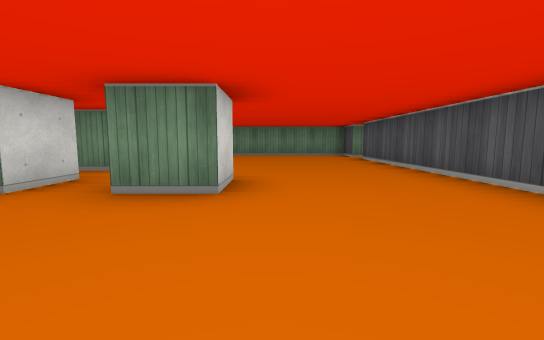
View 1 (above)

23 first-person views from a walk through a cub3D level. The camera is about half as high as the walls, tilts 6° down and sees 90° across. The floor is counted in squares. Each view is taken from the middle of a square. On the plan, view 1 faces up. The plan holds only what a view shows up to about 9 squares ahead; the rest is blank.

View 2
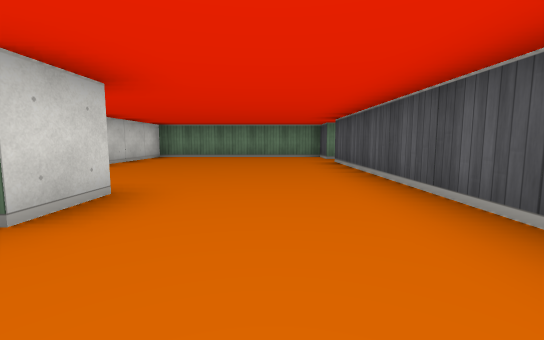

View 3
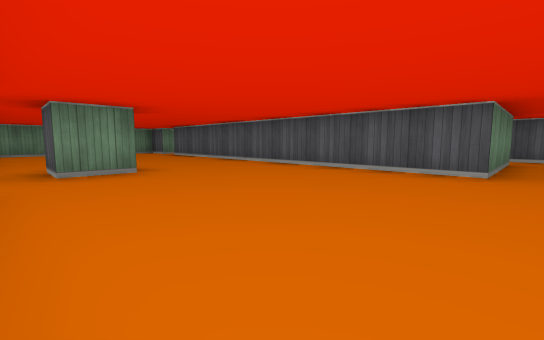

View 4
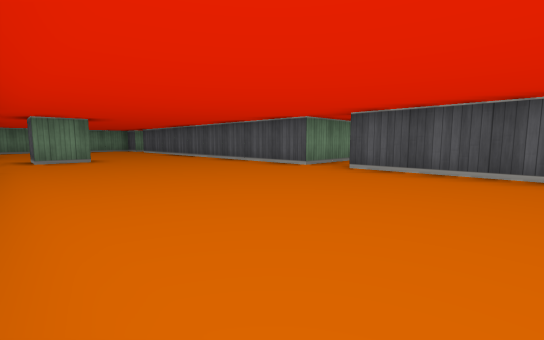

View 5
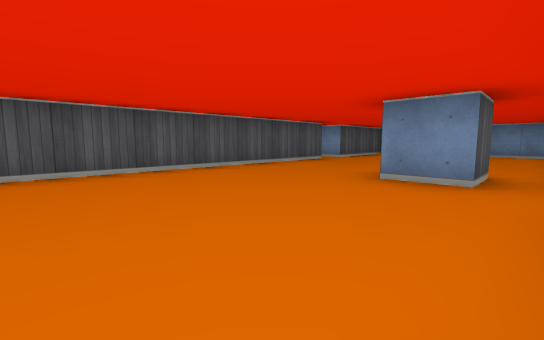

View 6
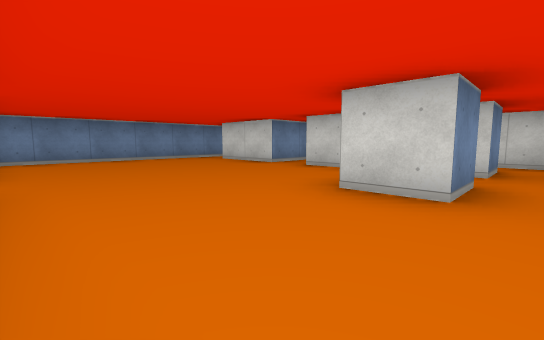

View 7
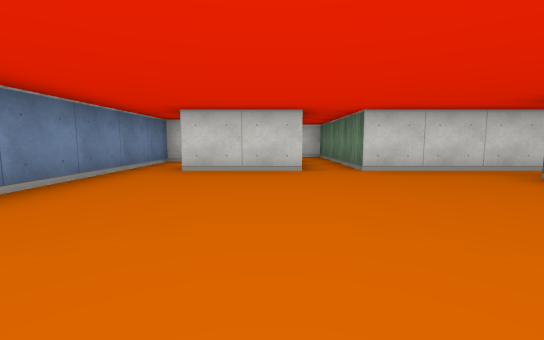

View 8
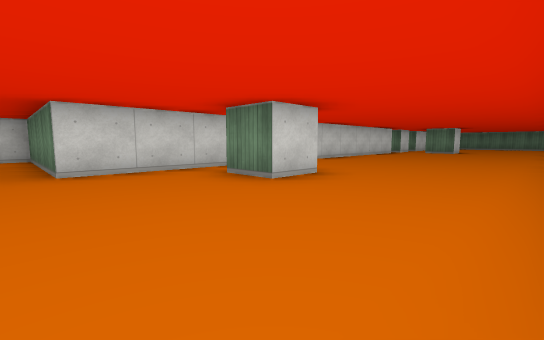

View 9
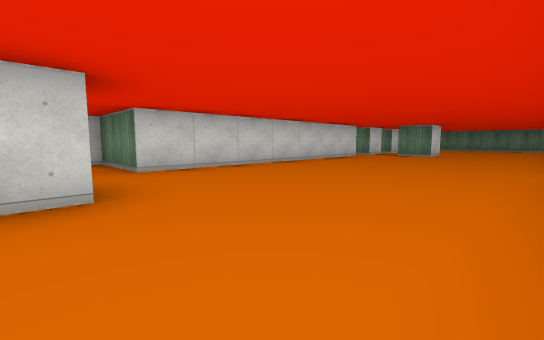

View 10
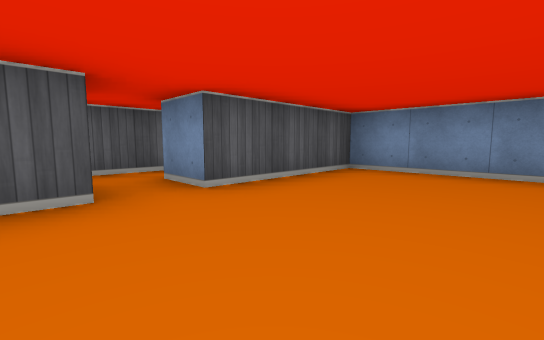

View 11
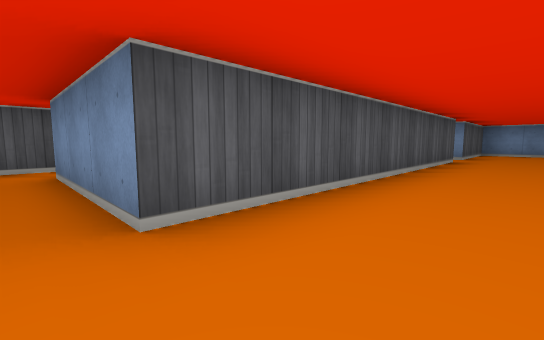

View 12
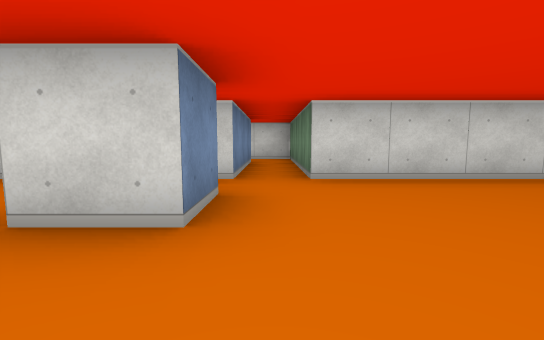

View 13
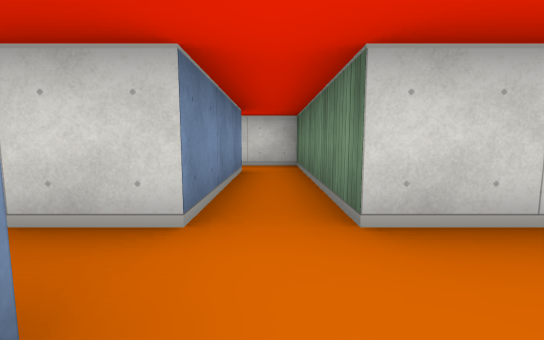

View 14
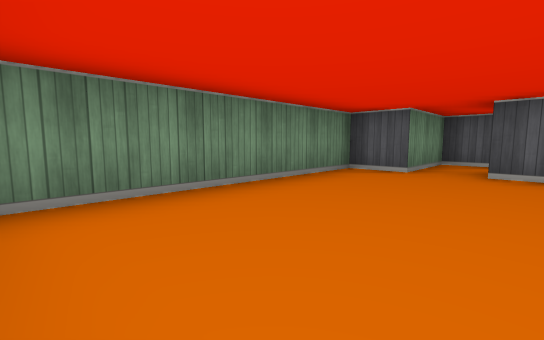

View 15
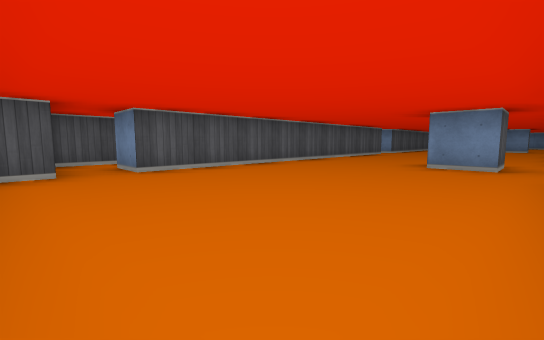

View 16
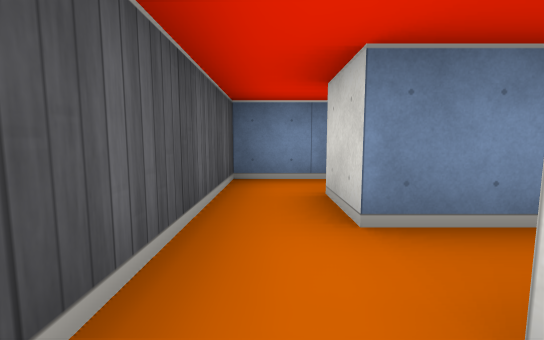

View 17
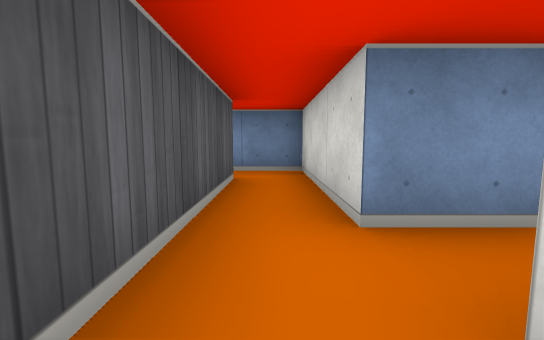

View 18
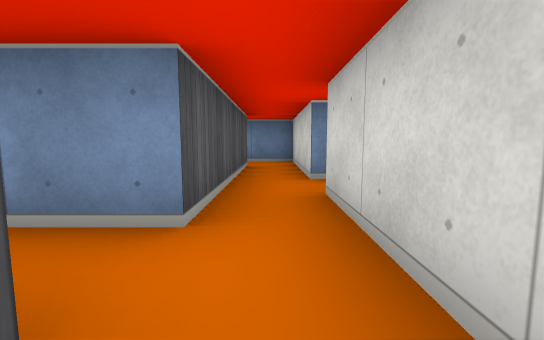

View 19
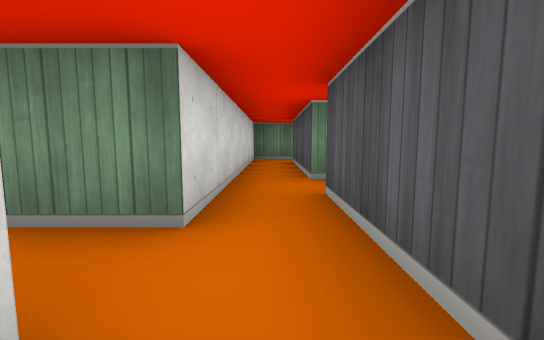

View 20
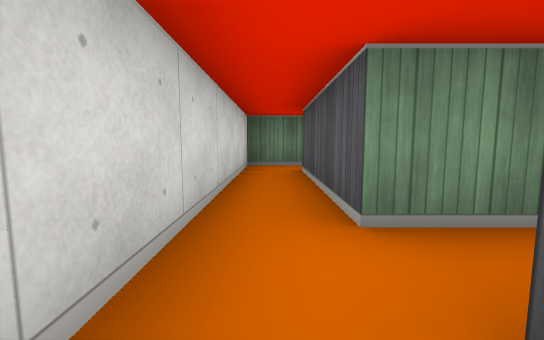

View 21
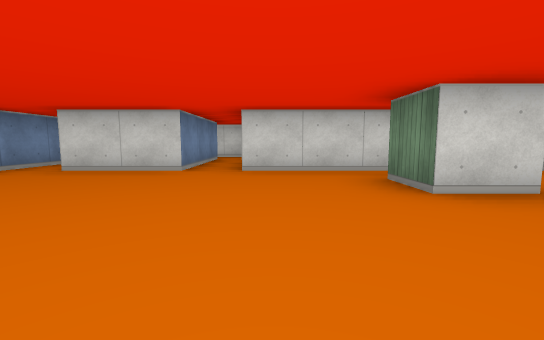

View 22
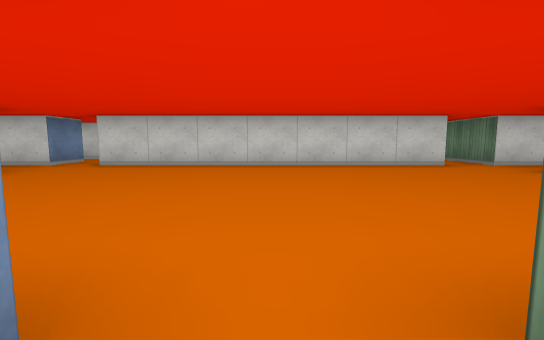

View 23
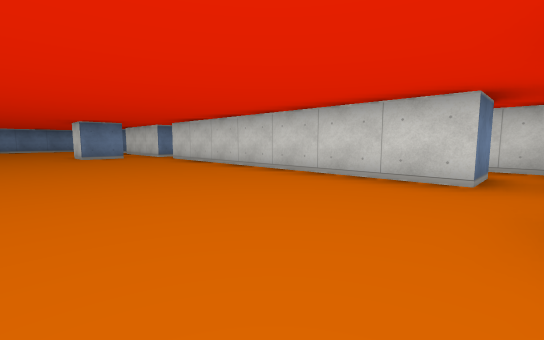

### Floor plan
Points are (right, up) in squares from view 1. A wall is a line through its corners. A room is listed if a view was taken in it or the views show most of it. See-through windows are left out.
Room 1 (views 1, 2, 3, 4, 5, 6, 7, 8, 9, 10, 11, 12, 13, 14, 15, 16, 21, 22, 23)
walls: (-2.5, 1.5) (-2.5, -5.5); (-0.5, -6.5) (-0.5, -7.5) (-1.5, -7.5) (-1.5, -6.5) (-0.5, -6.5); (-0.5, 2.5) (-1.5, 2.5) (-1.5, 3.5) (-0.5, 3.5) (-0.5, 2.5); (-2.5, -6.5) (-2.5, -9.5) (-6.5, -9.5) (-6.5, -10.8); (5.5, -1.5) (2.5, -1.5) (2.5, 7.5) (3.5, 7.5); (-2.5, 3.5) (-2.5, 2.5); (6.5, -3.5) (6.5, -1.4); (3.5, -9.5) (2.5, -9.5) (2.5, -2.5) (5.5, -2.5) (5.5, -3.5); (-5.5, -10.5) (-2.5, -10.5) (-2.5, -12.5); (3.5, 8.5) (2.5, 8.5) (2.5, 9.5) (-2.5, 9.5) (-2.5, 4.5); (-4.5, -13.5) (2.5, -13.5) (2.5, -10.5) (3.5, -10.5)
ways out: opening at (3, -10) to room 2; opening at (-3, -6) to room 5; opening at (3, 8) to room 6; opening at (6, -3) to room 7; opening at (-3, 2); opening at (-3, 4); opening at (6, -1)
Room 2 (views 17, 20)
walls: (3.5, -8.5) (3.5, -9.5); (4.5, -10.5) (4.5, -8.5)
ways out: opening at (3, -10) to room 1; opening at (4, -9) to room 3; opening at (4, -11.5) to room 4
Room 3 (view 18)
walls: (5.6, -7.5) (4.5, -7.5) (4.5, -4.5); (4.5, -8.5) (5.5, -8.5); (4.6, -3.5) (3.5, -3.5) (3.5, -8.5)
ways out: opening at (4, -9) to room 2; opening at (5, -4) to room 7
Room 4 (view 19)
walls: (4.5, -12.5) (4.5, -10.5); (3.5, -10.5) (3.5, -13.5) (4.8, -13.5)
ways out: opening at (4, -11.5) to room 2; opening at (5, -13)
Room 5 (no view inside)
walls: (-3.5, -6.5) (-2.5, -6.5); (-2.5, -5.5) (-4.5, -5.5) (-4.5, -7.2)
ways out: opening at (-3, -6) to room 1; opening at (-4, -7)
Room 6 (no view inside)
walls: (4.5, 7.1) (4.5, 8.5) (3.5, 8.5)
ways out: opening at (3, 8) to room 1; opening at (4, 7)
Room 7 (no view inside)
walls: (5.2, -4.5) (6.5, -4.5) (6.5, -3.5)
ways out: opening at (6, -3) to room 1; opening at (5, -4) to room 3

Positions as (right, up) in squares from view 1, and headings:
1: (0, 0), facing up
2: (1, 1), facing up
3: (-2, -2), facing up-right
4: (-2, -5), facing up-right
5: (-2, -3), facing down-right
6: (2, -6), facing down-left
7: (2, -11), facing left
8: (2, -10), facing up-left
9: (2, -7), facing up-left
10: (0, -9), facing down-right
11: (1, -2), facing down-right
12: (1, 4), facing left
13: (-1, 4), facing left
14: (-2, 7), facing up-right
15: (-2, 9), facing down-right
16: (6, -1), facing down
17: (4, -9), facing down
18: (4, -7), facing down
19: (4, -11), facing up
20: (4, -9), facing up
21: (2, -9), facing left
22: (3, -2), facing left
23: (1, 2), facing down-left
